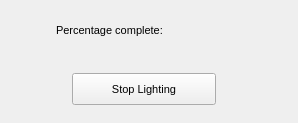
<?xml version="1.0"?>
<ui version="4.0">
  <class>LightingStatusDialog</class>
  <widget class="QDialog" name="IDD_LIGHTINGSTATUS">
    <property name="geometry">
      <rect>
        <x>0</x>
        <y>0</y>
        <width>298</width>
        <height>123</height>
      </rect>
    </property>
    <property name="windowTitle">
      <string>Lighting status</string>
    </property>
    <property name="font">
      <font>
        <family>Liberation Sans</family>
        <pointsize>8</pointsize>
        <bold>false</bold>
        <italic>false</italic>
      </font>
    </property>
    <property name="visible">
      <bool>true</bool>
    </property>
    <property name="enabled">
      <bool>true</bool>
    </property>
    <property name="windowFlags">
      <set>Qt::Dialog|Qt::WindowCloseButtonHint</set>
    </property>
    <property name="minimumSize">
      <size>
        <width>298</width>
        <height>123</height>
      </size>
    </property>
    <property name="maximumSize">
      <size>
        <width>298</width>
        <height>123</height>
      </size>
    </property>
    <widget class="QLabel" name="IDC_LIGHTING_COMPLETE">
      <property name="geometry">
        <rect>
          <x>56</x>
          <y>24</y>
          <width>200</width>
          <height>24</height>
        </rect>
      </property>
      <property name="text">
        <string>Percentage complete:</string>
      </property>
      <property name="visible">
        <bool>true</bool>
      </property>
      <property name="enabled">
        <bool>true</bool>
      </property>
      <property name="alignment">
        <set>Qt::AlignLeft</set>
      </property>
    </widget>
    <widget class="QPushButton" name="IDC_STOP_LIGHTING">
      <property name="geometry">
        <rect>
          <x>72</x>
          <y>73</y>
          <width>144</width>
          <height>32</height>
        </rect>
      </property>
      <property name="text">
        <string>Stop Lighting</string>
      </property>
      <property name="visible">
        <bool>true</bool>
      </property>
      <property name="enabled">
        <bool>true</bool>
      </property>
      <property name="default">
        <bool>false</bool>
      </property>
      <property name="autoDefault">
        <bool>false</bool>
      </property>
    </widget>
    <action name="IDD_ORPHANHUNTER">
      <property name="text">
        <string>Orphan Hunter</string>
      </property>
    </action>
    <action name="IDD_REORDER_PAGES">
      <property name="text">
        <string>Reorder Net Pages</string>
      </property>
    </action>
    <action name="IDD_SHOW_ALL_CHECKED_OUT">
      <property name="text">
        <string>Show All Pages Checked Out</string>
      </property>
    </action>
    <action name="IDM_IMPORT_BITMAP">
      <property name="text">
        <string>Bitmap/Animation Converter...</string>
      </property>
    </action>
    <action name="ID_APP_ABOUT">
      <property name="text">
        <string>&amp;About editor...</string>
      </property>
    </action>
    <action name="ID_APP_EXIT">
      <property name="text">
        <string>E&amp;xit</string>
      </property>
      <property name="shortcut">
        <string>Alt+X</string>
      </property>
    </action>
    <action name="ID_BRIEFING_EDITOR">
      <property name="text">
        <string>Briefing Editor...</string>
      </property>
    </action>
    <action name="ID_BUTTON_LIGHTING">
      <property name="text">
        <string>ID_BUTTON_LIGHTING</string>
      </property>
    </action>
    <action name="ID_BUTTON_OUTLINE">
      <property name="text">
        <string>ID_BUTTON_OUTLINE</string>
      </property>
    </action>
    <action name="ID_BUTTON_WINDOWSELECTION">
      <property name="text">
        <string>ID_BUTTON_WINDOWSELECTION</string>
      </property>
    </action>
    <action name="ID_D3HELP">
      <property name="text">
        <string>Help on D3 Editor</string>
      </property>
    </action>
    <action name="ID_EDITORS_AIPROPERTIES">
      <property name="text">
        <string>AI Properties...</string>
      </property>
    </action>
    <action name="ID_EDITORS_AMBIENTSOUNDS">
      <property name="text">
        <string>Ambient Sounds...</string>
      </property>
    </action>
    <action name="ID_EDITORS_DALLAS">
      <property name="text">
        <string>Dallas Graphical Script Editor...</string>
      </property>
    </action>
    <action name="ID_EDITORS_FILES">
      <property name="text">
        <string>Files...</string>
      </property>
    </action>
    <action name="ID_EDITORS_MEGACELLS">
      <property name="text">
        <string>Megacells...</string>
      </property>
    </action>
    <action name="ID_EDIT_ADDSELECT">
      <property name="text">
        <string>Add Current Room to Selected List</string>
      </property>
    </action>
    <action name="ID_EDIT_ATTACH">
      <property name="text">
        <string>&amp;Attach</string>
      </property>
    </action>
    <action name="ID_EDIT_CLEARSELECTED">
      <property name="text">
        <string>Clear Selected List</string>
      </property>
    </action>
    <action name="ID_EDIT_COPY">
      <property name="text">
        <string>&amp;Copy</string>
      </property>
      <property name="shortcut">
        <string>Ctrl+Ins</string>
      </property>
    </action>
    <action name="ID_EDIT_CUT">
      <property name="text">
        <string>Cu&amp;t</string>
      </property>
      <property name="shortcut">
        <string>Shift+Del</string>
      </property>
    </action>
    <action name="ID_EDIT_DELETE">
      <property name="text">
        <string>&amp;Delete</string>
      </property>
    </action>
    <action name="ID_EDIT_LOADSCRAP">
      <property name="text">
        <string>Load Scrap from Disk</string>
      </property>
    </action>
    <action name="ID_EDIT_PASTE">
      <property name="text">
        <string>&amp;Paste</string>
      </property>
      <property name="shortcut">
        <string>Shift+Ins</string>
      </property>
    </action>
    <action name="ID_EDIT_PLACE">
      <property name="text">
        <string>&amp;Place in Mine</string>
      </property>
    </action>
    <action name="ID_EDIT_PLACE_TERRAIN">
      <property name="text">
        <string>&amp;Place on Terrain</string>
      </property>
    </action>
    <action name="ID_EDIT_REMOVESELECT">
      <property name="text">
        <string>Remove Current Room from Selected List</string>
      </property>
    </action>
    <action name="ID_EDIT_SAVESCRAP">
      <property name="text">
        <string>Save Scrap to Disk</string>
      </property>
    </action>
    <action name="ID_EDIT_SELECTATTACHED">
      <property name="text">
        <string>Select All Rooms Attached to Current Room</string>
      </property>
    </action>
    <action name="ID_EDIT_UNDO">
      <property name="text">
        <string>&amp;Undo</string>
      </property>
      <property name="shortcut">
        <string>Alt+Backspace</string>
      </property>
    </action>
    <action name="ID_FILE_AUTOSAVE">
      <property name="text">
        <string>Autosave</string>
      </property>
      <property name="checkable">
        <bool>true</bool>
      </property>
    </action>
    <action name="ID_FILE_CHECKMINE">
      <property name="text">
        <string>&amp;Check Mine</string>
      </property>
    </action>
    <action name="ID_FILE_FIXCRACKS">
      <property name="text">
        <string>Fix Level Cracks</string>
      </property>
    </action>
    <action name="ID_FILE_FIXDEGENERATEFACES">
      <property name="text">
        <string>Fix/Remove Degenerate Faces</string>
      </property>
    </action>
    <action name="ID_FILE_IMPORT_ROOM">
      <property name="text">
        <string>Import 3DSMax Room</string>
      </property>
    </action>
    <action name="ID_FILE_INFORMATION">
      <property name="text">
        <string>&amp;Information</string>
      </property>
      <property name="shortcut">
        <string>Alt+I</string>
      </property>
    </action>
    <action name="ID_FILE_LEAVE_EDITOR">
      <property name="text">
        <string>Go to main menu...</string>
      </property>
    </action>
    <action name="ID_FILE_LEVELPROPS">
      <property name="text">
        <string>Set Selected Room(s) Properties</string>
      </property>
    </action>
    <action name="ID_FILE_LEVEL_INFO">
      <property name="text">
        <string>Edit Level Info...</string>
      </property>
    </action>
    <action name="ID_FILE_MRU_FILE1">
      <property name="text">
        <string>Recent File</string>
      </property>
      <property name="enabled">
        <bool>false</bool>
      </property>
    </action>
    <action name="ID_FILE_NEW">
      <property name="text">
        <string>&amp;New</string>
      </property>
      <property name="shortcut">
        <string>Ctrl+N</string>
      </property>
    </action>
    <action name="ID_FILE_OPEN">
      <property name="text">
        <string>&amp;Open...</string>
      </property>
      <property name="shortcut">
        <string>Ctrl+O</string>
      </property>
    </action>
    <action name="ID_FILE_PLAY640X480">
      <property name="text">
        <string>&amp;Play in 640 x 480</string>
      </property>
      <property name="shortcut">
        <string>Alt+P</string>
      </property>
    </action>
    <action name="ID_FILE_PREFERENCES">
      <property name="text">
        <string>Preferences</string>
      </property>
    </action>
    <action name="ID_FILE_PRINT">
      <property name="text">
        <string>&amp;Print...</string>
      </property>
      <property name="shortcut">
        <string>Ctrl+P</string>
      </property>
    </action>
    <action name="ID_FILE_PRINT_PREVIEW">
      <property name="text">
        <string>Print Pre&amp;view</string>
      </property>
    </action>
    <action name="ID_FILE_PRINT_SETUP">
      <property name="text">
        <string>P&amp;rint Setup...</string>
      </property>
    </action>
    <action name="ID_FILE_REMOVEDUPLICATEFACESFROMCURRENTROOM">
      <property name="text">
        <string>Remove Duplicate Faces from Current Room</string>
      </property>
    </action>
    <action name="ID_FILE_REMOVEEXTRAPOINTS">
      <property name="text">
        <string>Remove Extra Points</string>
      </property>
    </action>
    <action name="ID_FILE_RESTOREGAMESTATE">
      <property name="text">
        <string>Restore Gamestate</string>
      </property>
    </action>
    <action name="ID_FILE_SAVE">
      <property name="text">
        <string>&amp;Save</string>
      </property>
      <property name="shortcut">
        <string>Ctrl+S</string>
      </property>
    </action>
    <action name="ID_FILE_SAVEGOALTEXT">
      <property name="text">
        <string>Save Goal Text to File</string>
      </property>
    </action>
    <action name="ID_FILE_SAVE_AS">
      <property name="text">
        <string>Save &amp;As...</string>
      </property>
    </action>
    <action name="ID_FILE_SAVE_COPY_AS">
      <property name="text">
        <string>Save Copy &amp;As...</string>
      </property>
    </action>
    <action name="ID_FILE_STATS">
      <property name="text">
        <string>Show Level Stats</string>
      </property>
    </action>
    <action name="ID_FILE_UPDATE">
      <property name="text">
        <string>&amp;Update</string>
      </property>
      <property name="shortcut">
        <string>Ctrl+S</string>
      </property>
    </action>
    <action name="ID_FILE_VERIFY_LEVEL">
      <property name="text">
        <string>Verify Level</string>
      </property>
    </action>
    <action name="ID_HOTSPOT_TGA">
      <property name="text">
        <string>HotSpot TGA Extractor...</string>
      </property>
    </action>
    <action name="ID_MINE_VIEW">
      <property name="text">
        <string>Mine View</string>
      </property>
      <property name="shortcut">
        <string>F2</string>
      </property>
    </action>
    <action name="ID_OBJBUTTON">
      <property name="text">
        <string>ID_OBJBUTTON</string>
      </property>
    </action>
    <action name="ID_OBJECT_DELETEOBJECT">
      <property name="text">
        <string>Delete Object</string>
      </property>
      <property name="shortcut">
        <string>Del</string>
      </property>
    </action>
    <action name="ID_OBJECT_MOVEPLAYER">
      <property name="text">
        <string>Move Player 0 to Viewer</string>
      </property>
    </action>
    <action name="ID_OBJECT_PLACECAMERAATCURRENTFACE">
      <property name="text">
        <string>Create New Camera at Current Face</string>
      </property>
    </action>
    <action name="ID_OBJECT_PLACECAMERAATVIEWER">
      <property name="text">
        <string>Create New Camera at Viewer</string>
      </property>
    </action>
    <action name="ID_OBJECT_PLACEOBJECT">
      <property name="text">
        <string>Place Object</string>
      </property>
      <property name="shortcut">
        <string>Ins</string>
      </property>
    </action>
    <action name="ID_OBJECT_PLACESOUNDSOURCEATVIEWER">
      <property name="text">
        <string>Create SoundSource at Viewer</string>
      </property>
    </action>
    <action name="ID_OBJECT_PLACEWAYPOINTATVIEWER">
      <property name="text">
        <string>Place Waypoint at Viewer</string>
      </property>
    </action>
    <action name="ID_OBJECT_SELECTBYNUMBER">
      <property name="text">
        <string>Select Object By Number</string>
      </property>
    </action>
    <action name="ID_OBJECT_SETCAMERAFROMVIEWER">
      <property name="text">
        <string>Move Camera to Viewer</string>
      </property>
    </action>
    <action name="ID_OBJECT_SETVIEWERFROMCAMERA">
      <property name="text">
        <string>Move Viewer to Camera</string>
      </property>
    </action>
    <action name="ID_OSIRISCOMPILE">
      <property name="text">
        <string>ID_OSIRISCOMPILE</string>
      </property>
    </action>
    <action name="ID_REINIT_OPENGL">
      <property name="text">
        <string>ID_REINIT_OPENGL</string>
      </property>
    </action>
    <action name="ID_ROOM_ADD">
      <property name="text">
        <string>&amp;Add Room at Current Face</string>
      </property>
      <property name="shortcut">
        <string>Shift+A</string>
      </property>
    </action>
    <action name="ID_ROOM_ADDVERTTONEWFACE">
      <property name="text">
        <string>Add Vert to New Face</string>
      </property>
      <property name="shortcut">
        <string>Shift+V</string>
      </property>
    </action>
    <action name="ID_ROOM_ATTACHROOM">
      <property name="text">
        <string>Attach Room</string>
      </property>
    </action>
    <action name="ID_ROOM_BUILDBRIDGE">
      <property name="text">
        <string>&amp;Build Bridge</string>
      </property>
    </action>
    <action name="ID_ROOM_BUILDSMOOTHBRIDGE">
      <property name="text">
        <string>Build Smooth Bridge</string>
      </property>
      <property name="shortcut">
        <string>Ctrl+B</string>
      </property>
    </action>
    <action name="ID_ROOM_CLEARCENTERPOINT">
      <property name="text">
        <string>Clear Center Point</string>
      </property>
    </action>
    <action name="ID_ROOM_COMBINE">
      <property name="text">
        <string>Combine Rooms</string>
      </property>
    </action>
    <action name="ID_ROOM_DELETE">
      <property name="text">
        <string>Delete Current Room</string>
      </property>
    </action>
    <action name="ID_ROOM_DELETECONNECTEDFACES">
      <property name="text">
        <string>Delete Connected Faces</string>
      </property>
    </action>
    <action name="ID_ROOM_DELETEFACE">
      <property name="text">
        <string>Delete Current Face</string>
      </property>
    </action>
    <action name="ID_ROOM_DELETEPORTAL">
      <property name="text">
        <string>Delete Current Portal</string>
      </property>
    </action>
    <action name="ID_ROOM_DELETEVERT">
      <property name="text">
        <string>Delete Current Vert From Face</string>
      </property>
    </action>
    <action name="ID_ROOM_DROPROOM">
      <property name="text">
        <string>Drop Room</string>
      </property>
    </action>
    <action name="ID_ROOM_FACE_ADDVERTTOEDGE">
      <property name="text">
        <string>Add Vert To Edge</string>
      </property>
    </action>
    <action name="ID_ROOM_FACE_DELETEVERTONEDGE">
      <property name="text">
        <string>Delete Vert on Edge</string>
      </property>
    </action>
    <action name="ID_ROOM_FACE_MOVEVERTONEDGE">
      <property name="text">
        <string>Move Vert on Edge</string>
      </property>
    </action>
    <action name="ID_ROOM_FACE_SPLITFACE">
      <property name="text">
        <string>Split Face</string>
      </property>
    </action>
    <action name="ID_ROOM_FINISHNEWFACE">
      <property name="text">
        <string>Add Last Point to New Face (Finish Face)</string>
      </property>
    </action>
    <action name="ID_ROOM_GRABTEXTURE">
      <property name="text">
        <string>Grab Texture</string>
      </property>
      <property name="shortcut">
        <string>G</string>
      </property>
    </action>
    <action name="ID_ROOM_JOINROOMS">
      <property name="text">
        <string>Join Rooms</string>
      </property>
    </action>
    <action name="ID_ROOM_JOINROOMSEXACT">
      <property name="text">
        <string>Join Rooms Exact</string>
      </property>
    </action>
    <action name="ID_ROOM_JOIN_ADJACENT_FACES">
      <property name="text">
        <string>Join Adjacent Faces</string>
      </property>
    </action>
    <action name="ID_ROOM_LINKTONEWEXTERNAL">
      <property name="text">
        <string>Link Room to New External Room</string>
      </property>
    </action>
    <action name="ID_ROOM_MARK">
      <property name="text">
        <string>&amp;Mark Room/Face</string>
      </property>
      <property name="shortcut">
        <string>Ctrl+M</string>
      </property>
    </action>
    <action name="ID_ROOM_MERGEOBJECTINTOROOM">
      <property name="text">
        <string>Merge Object into Room</string>
      </property>
    </action>
    <action name="ID_ROOM_NEXTFACE">
      <property name="text">
        <string>Next Face</string>
      </property>
      <property name="shortcut">
        <string>F</string>
      </property>
    </action>
    <action name="ID_ROOM_PLACEROOM">
      <property name="text">
        <string>Place Room at Current Room</string>
      </property>
    </action>
    <action name="ID_ROOM_PLACETERRAINROOM">
      <property name="text">
        <string>Place Room at Current Terrain Cell</string>
      </property>
    </action>
    <action name="ID_ROOM_PREVIOUSFACE">
      <property name="text">
        <string>Previous Face</string>
      </property>
      <property name="shortcut">
        <string>Shift+F</string>
      </property>
    </action>
    <action name="ID_ROOM_PROPAGATETOADJACENTCOPLANARFACES">
      <property name="text">
        <string>Propagate to Adjacent Coplanar Faces</string>
      </property>
      <property name="shortcut">
        <string>Ctrl+F</string>
      </property>
    </action>
    <action name="ID_ROOM_PROPAGATETOALL">
      <property name="text">
        <string>Propagate to All Faces in Room</string>
      </property>
      <property name="shortcut">
        <string>Shift+R</string>
      </property>
    </action>
    <action name="ID_ROOM_RENAMEROOM">
      <property name="text">
        <string>Rename Room</string>
      </property>
      <property name="shortcut">
        <string>Ctrl+R</string>
      </property>
    </action>
    <action name="ID_ROOM_ROTATEPLACEDROOM45DEGREES">
      <property name="text">
        <string>Rotate Placed Room 45 Degrees</string>
      </property>
    </action>
    <action name="ID_ROOM_SAVECURRENTROOM">
      <property name="text">
        <string>Save Current Room</string>
      </property>
    </action>
    <action name="ID_ROOM_SELECTBYNUMBER">
      <property name="text">
        <string>Select Room by Number</string>
      </property>
    </action>
    <action name="ID_ROOM_SELECTFACEBYNUMBER">
      <property name="text">
        <string>Select Face by Number</string>
      </property>
    </action>
    <action name="ID_ROOM_SETCENTERFROMVIEWER">
      <property name="text">
        <string>Set Room Center from Viewer</string>
      </property>
    </action>
    <action name="ID_ROOM_SNAPPLACEDROOM">
      <property name="text">
        <string>Snap Placed Room</string>
      </property>
    </action>
    <action name="ID_ROOM_SNAPPOINTTOEDGE">
      <property name="text">
        <string>Snap Point to Edge</string>
      </property>
    </action>
    <action name="ID_ROOM_SNAPPOINTTOFACE">
      <property name="text">
        <string>Snap Point to Face</string>
      </property>
    </action>
    <action name="ID_ROOM_SNAPPOINTTOPOINT">
      <property name="text">
        <string>Snap Point to Point</string>
      </property>
    </action>
    <action name="ID_ROOM_SPLITFACE">
      <property name="text">
        <string>Triangulate face</string>
      </property>
    </action>
    <action name="ID_ROOM_STARTNEWFACE">
      <property name="text">
        <string>Add First Point to New Face (Start Face)</string>
      </property>
    </action>
    <action name="ID_ROOM_SWAPMAKEDANDCURRENTROOMFACE">
      <property name="text">
        <string>Swap Marked and Current Room/Face</string>
      </property>
    </action>
    <action name="ID_ROOM_UNDOSNAP">
      <property name="text">
        <string>Undo Snap</string>
      </property>
    </action>
    <action name="ID_ROOM_UNPLACEROOM">
      <property name="text">
        <string>Un-place Room/Group/Door</string>
      </property>
    </action>
    <action name="ID_ROOM_VIEW">
      <property name="text">
        <string>Room View</string>
      </property>
      <property name="shortcut">
        <string>F4</string>
      </property>
    </action>
    <action name="ID_SCRIPT_LEVEL_INTERFACE">
      <property name="text">
        <string>Levels and Scripts...</string>
      </property>
    </action>
    <action name="ID_SUBEDITORS_FONT">
      <property name="text">
        <string>Font Editor...</string>
      </property>
    </action>
    <action name="ID_SUBEDITORS_HOGMAKER">
      <property name="text">
        <string>Hog Maker...</string>
      </property>
    </action>
    <action name="ID_SUBEDITORS_TABLEFILEEDIT">
      <property name="text">
        <string>Table File Text Editor...</string>
      </property>
    </action>
    <action name="ID_SUBEDITORS_TABLEFILEFILTER">
      <property name="text">
        <string>Table File Filter...</string>
      </property>
    </action>
    <action name="ID_TABLEEDIT_FILE_EXIT">
      <property name="text">
        <string>&amp;Exit</string>
      </property>
    </action>
    <action name="ID_TABLEEDIT_FILE_LOAD">
      <property name="text">
        <string>&amp;Load...</string>
      </property>
    </action>
    <action name="ID_TABLEEDIT_FILE_SAVE">
      <property name="text">
        <string>&amp;Save</string>
      </property>
    </action>
    <action name="ID_TABLEEDIT_FILE_SAVE_AS">
      <property name="text">
        <string>S&amp;ave as...</string>
      </property>
    </action>
    <action name="ID_TABLEFILTER_FILE_EXIT">
      <property name="text">
        <string>Exit</string>
      </property>
    </action>
    <action name="ID_TABLEFILTER_FILE_LOAD">
      <property name="text">
        <string>Load...</string>
      </property>
    </action>
    <action name="ID_TABLEFILTER_FILE_NEW">
      <property name="text">
        <string>New</string>
      </property>
    </action>
    <action name="ID_TABLEFILTER_FILE_SAVE">
      <property name="text">
        <string>Save</string>
      </property>
    </action>
    <action name="ID_TABLEFILTER_FILE_SAVEAS">
      <property name="text">
        <string>Save as...</string>
      </property>
    </action>
    <action name="ID_TERRAIN_VIEW">
      <property name="text">
        <string>Terrain View</string>
      </property>
      <property name="shortcut">
        <string>F3</string>
      </property>
    </action>
    <action name="ID_TEST_TEST1">
      <property name="text">
        <string>Test function 1</string>
      </property>
    </action>
    <action name="ID_TEST_TEST2">
      <property name="text">
        <string>Test function 2</string>
      </property>
    </action>
    <action name="ID_TEST_TEST3">
      <property name="text">
        <string>Test function 3</string>
      </property>
    </action>
    <action name="ID_TOOLS_WORLD_OBJECTS_BUILDINGS">
      <property name="text">
        <string>Buildings...</string>
      </property>
    </action>
    <action name="ID_TOOLS_WORLD_OBJECTS_CLUTTER">
      <property name="text">
        <string>Clutter...</string>
      </property>
    </action>
    <action name="ID_TOOLS_WORLD_OBJECTS_DOOR">
      <property name="text">
        <string>Doors...</string>
      </property>
    </action>
    <action name="ID_TOOLS_WORLD_OBJECTS_LIGHTS">
      <property name="text">
        <string>Lights...</string>
      </property>
    </action>
    <action name="ID_TOOLS_WORLD_OBJECTS_PLAYER">
      <property name="text">
        <string>Player Ships...</string>
      </property>
    </action>
    <action name="ID_TOOLS_WORLD_OBJECTS_POWERUPS">
      <property name="text">
        <string>Powerups...</string>
      </property>
    </action>
    <action name="ID_TOOLS_WORLD_OBJECTS_ROBOTS">
      <property name="text">
        <string>Robots...</string>
      </property>
    </action>
    <action name="ID_TOOLS_WORLD_OBJECTS_SOUND">
      <property name="text">
        <string>Sounds...</string>
      </property>
    </action>
    <action name="ID_TOOLS_WORLD_TEXTURES">
      <property name="text">
        <string>Textures...</string>
      </property>
    </action>
    <action name="ID_TOOLS_WORLD_WEAPONS">
      <property name="text">
        <string>Weapons...</string>
      </property>
    </action>
    <action name="ID_VIEW_CENTERONCUBE">
      <property name="text">
        <string>Center on Current &amp;Room</string>
      </property>
      <property name="shortcut">
        <string>Home</string>
      </property>
    </action>
    <action name="ID_VIEW_CENTERONMINE">
      <property name="text">
        <string>Center on &amp;Mine Origin</string>
      </property>
    </action>
    <action name="ID_VIEW_CENTERONOBJECT">
      <property name="text">
        <string>Center on Current &amp;Object</string>
      </property>
    </action>
    <action name="ID_VIEW_DELETEVIEWER">
      <property name="text">
        <string>Delete Viewer</string>
      </property>
    </action>
    <action name="ID_VIEW_FLIP">
      <property name="text">
        <string>Flip Viewer</string>
      </property>
      <property name="shortcut">
        <string>/</string>
      </property>
    </action>
    <action name="ID_VIEW_KEYPAD_TOGGLE">
      <property name="text">
        <string>Keypad</string>
      </property>
      <property name="shortcut">
        <string>F10</string>
      </property>
    </action>
    <action name="ID_VIEW_MOVECAMERATOCURRENTOBJECT">
      <property name="text">
        <string>Move camera to Current Object</string>
      </property>
    </action>
    <action name="ID_VIEW_MOVECAMERATOSELECTEDFACE">
      <property name="text">
        <string>Move camera to &amp;Current Face</string>
      </property>
      <property name="shortcut">
        <string>Shift+C</string>
      </property>
    </action>
    <action name="ID_VIEW_MOVECAMERATOSELECTEDROOM">
      <property name="text">
        <string>Move camera to &amp;Current Room</string>
      </property>
      <property name="shortcut">
        <string>C</string>
      </property>
    </action>
    <action name="ID_VIEW_NEWVIEWER">
      <property name="text">
        <string>New Viewer</string>
      </property>
    </action>
    <action name="ID_VIEW_NEXTVIEWER">
      <property name="text">
        <string>Next Viewer</string>
      </property>
    </action>
    <action name="ID_VIEW_RESETVIEWRADIUS">
      <property name="text">
        <string>Reset View Radius</string>
      </property>
    </action>
    <action name="ID_VIEW_SHOWOBJECTSINWIREFRAMEVIEW">
      <property name="text">
        <string>Show objects in Wireframe view</string>
      </property>
    </action>
    <action name="ID_VIEW_SHOWVIEWERFORWARDVECTOR">
      <property name="text">
        <string>Show Viewer Forward Vector</string>
      </property>
    </action>
    <action name="ID_VIEW_STATUS_BAR">
      <property name="text">
        <string>&amp;Status Bar</string>
      </property>
    </action>
    <action name="ID_VIEW_TEXTUREMINE">
      <property name="text">
        <string>Te&amp;xtured view</string>
      </property>
    </action>
    <action name="ID_VIEW_TOOLBAR">
      <property name="text">
        <string>&amp;Toolbar</string>
      </property>
    </action>
    <action name="ID_VIEW_VIEWPROP">
      <property name="text">
        <string>Display Viewer Properties</string>
      </property>
    </action>
    <action name="ID_VIEW_WIREFRAMEMINE">
      <property name="text">
        <string>&amp;Wireframe view</string>
      </property>
    </action>
    <action name="ID_WINDOW_CASCADE">
      <property name="text">
        <string>&amp;Cascade</string>
      </property>
    </action>
    <action name="ID_WINDOW_TILE">
      <property name="text">
        <string>&amp;Tile</string>
      </property>
    </action>
    <action name="ID_ZBUTTON">
      <property name="text">
        <string>ID_ZBUTTON</string>
      </property>
    </action>
  </widget>
</ui>
